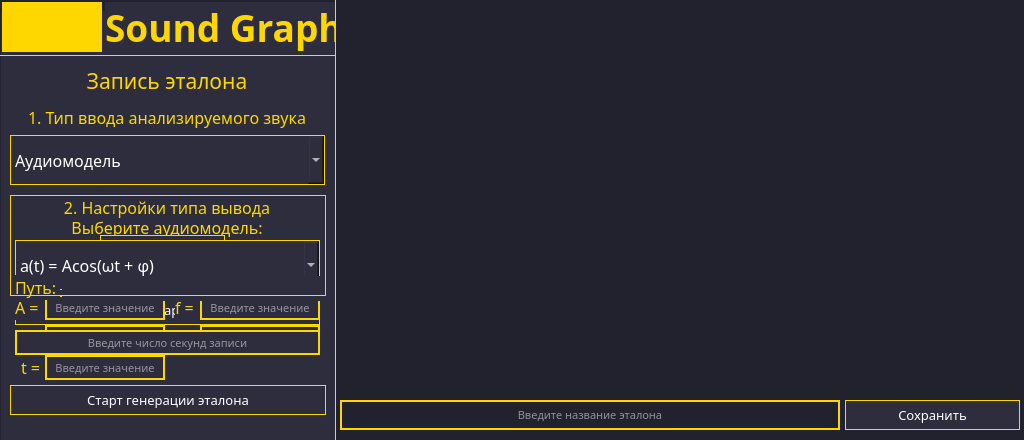
<?xml version="1.0" encoding="UTF-8"?>
<ui version="4.0">
 <class>Widget</class>
 <widget class="QWidget" name="Widget">
  <property name="enabled">
   <bool>true</bool>
  </property>
  <property name="geometry">
   <rect>
    <x>0</x>
    <y>0</y>
    <width>1024</width>
    <height>440</height>
   </rect>
  </property>
  <property name="sizePolicy">
   <sizepolicy hsizetype="Preferred" vsizetype="Preferred">
    <horstretch>0</horstretch>
    <verstretch>0</verstretch>
   </sizepolicy>
  </property>
  <property name="minimumSize">
   <size>
    <width>1024</width>
    <height>440</height>
   </size>
  </property>
  <property name="maximumSize">
   <size>
    <width>1024</width>
    <height>440</height>
   </size>
  </property>
  <property name="windowTitle">
   <string>Sound Graph</string>
  </property>
  <property name="styleSheet">
   <string notr="true">background-color: #22222E</string>
  </property>
  <widget class="QWidget" name="SG_widget" native="true">
   <property name="geometry">
    <rect>
     <x>0</x>
     <y>0</y>
     <width>336</width>
     <height>586</height>
    </rect>
   </property>
   <widget class="Line" name="line">
    <property name="geometry">
     <rect>
      <x>0</x>
      <y>55</y>
      <width>1024</width>
      <height>1</height>
     </rect>
    </property>
    <property name="autoFillBackground">
     <bool>false</bool>
    </property>
    <property name="styleSheet">
     <string notr="true">border: 2px solid #FFD700;</string>
    </property>
    <property name="orientation">
     <enum>Qt::Horizontal</enum>
    </property>
   </widget>
   <widget class="QLabel" name="icon">
    <property name="geometry">
     <rect>
      <x>2</x>
      <y>2</y>
      <width>100</width>
      <height>50</height>
     </rect>
    </property>
    <property name="styleSheet">
     <string notr="true">background-color: #FFD700</string>
    </property>
    <property name="text">
     <string/>
    </property>
    <property name="pixmap">
     <pixmap>../images/icon.png</pixmap>
    </property>
    <property name="scaledContents">
     <bool>true</bool>
    </property>
    <property name="alignment">
     <set>Qt::AlignCenter</set>
    </property>
   </widget>
   <widget class="QLabel" name="name">
    <property name="geometry">
     <rect>
      <x>105</x>
      <y>2</y>
      <width>230</width>
      <height>50</height>
     </rect>
    </property>
    <property name="font">
     <font>
      <family>Roboto Slab SemiBold</family>
      <pointsize>28</pointsize>
      <weight>75</weight>
      <bold>true</bold>
     </font>
    </property>
    <property name="styleSheet">
     <string notr="true">color: #FFD700; background-color: #2D2D3D</string>
    </property>
    <property name="text">
     <string>Sound Graph</string>
    </property>
    <property name="alignment">
     <set>Qt::AlignLeading|Qt::AlignLeft|Qt::AlignVCenter</set>
    </property>
   </widget>
   <widget class="QFrame" name="settings">
    <property name="geometry">
     <rect>
      <x>0</x>
      <y>10</y>
      <width>336</width>
      <height>576</height>
     </rect>
    </property>
    <property name="styleSheet">
     <string notr="true">background-color: #2D2D3D</string>
    </property>
    <property name="frameShape">
     <enum>QFrame::StyledPanel</enum>
    </property>
    <property name="frameShadow">
     <enum>QFrame::Raised</enum>
    </property>
    <widget class="QComboBox" name="input_type_box">
     <property name="geometry">
      <rect>
       <x>10</x>
       <y>125</y>
       <width>315</width>
       <height>50</height>
      </rect>
     </property>
     <property name="font">
      <font>
       <family>Roboto Slab</family>
       <pointsize>12</pointsize>
      </font>
     </property>
     <property name="toolTip">
      <string/>
     </property>
     <property name="layoutDirection">
      <enum>Qt::LeftToRight</enum>
     </property>
     <property name="autoFillBackground">
      <bool>false</bool>
     </property>
     <property name="styleSheet">
      <string notr="true">QComboBox {
	background-color: #2D2D3D;
	border: 1px solid #FFD700;
	color: white;
}

QComboBox QAbstractItemView {
   color: white;
   background-color: #2D2D3D;
}</string>
     </property>
     <property name="editable">
      <bool>false</bool>
     </property>
     <property name="currentText">
      <string>Аудиомодель</string>
     </property>
     <property name="currentIndex">
      <number>0</number>
     </property>
     <property name="insertPolicy">
      <enum>QComboBox::NoInsert</enum>
     </property>
     <property name="sizeAdjustPolicy">
      <enum>QComboBox::AdjustToContentsOnFirstShow</enum>
     </property>
     <item>
      <property name="text">
       <string>Аудиомодель</string>
      </property>
     </item>
     <item>
      <property name="text">
       <string>Звуки устройства</string>
      </property>
     </item>
     <item>
      <property name="text">
       <string>Файл</string>
      </property>
     </item>
     <item>
      <property name="text">
       <string>SDR</string>
      </property>
     </item>
    </widget>
    <widget class="QLabel" name="settings_label">
     <property name="geometry">
      <rect>
       <x>2</x>
       <y>58</y>
       <width>330</width>
       <height>25</height>
      </rect>
     </property>
     <property name="font">
      <font>
       <family>Roboto Slab</family>
       <pointsize>16</pointsize>
      </font>
     </property>
     <property name="styleSheet">
      <string notr="true">color: #FFD700; background-color: #2D2D3D</string>
     </property>
     <property name="text">
      <string>Запись эталона</string>
     </property>
     <property name="alignment">
      <set>Qt::AlignCenter</set>
     </property>
    </widget>
    <widget class="QLabel" name="input_type_label">
     <property name="geometry">
      <rect>
       <x>2</x>
       <y>95</y>
       <width>330</width>
       <height>25</height>
      </rect>
     </property>
     <property name="font">
      <font>
       <family>Roboto Slab</family>
       <pointsize>12</pointsize>
      </font>
     </property>
     <property name="styleSheet">
      <string notr="true">color: #FFD700; background-color: #2D2D3D</string>
     </property>
     <property name="text">
      <string>1. Тип ввода анализируемого звука</string>
     </property>
     <property name="alignment">
      <set>Qt::AlignCenter</set>
     </property>
    </widget>
    <widget class="QLabel" name="sopt_label">
     <property name="geometry">
      <rect>
       <x>2</x>
       <y>185</y>
       <width>330</width>
       <height>25</height>
      </rect>
     </property>
     <property name="font">
      <font>
       <family>Roboto Slab</family>
       <pointsize>12</pointsize>
      </font>
     </property>
     <property name="styleSheet">
      <string notr="true">color: #FFD700; background-color: #2D2D3D</string>
     </property>
     <property name="text">
      <string>2. Настройки типа вывода</string>
     </property>
     <property name="alignment">
      <set>Qt::AlignCenter</set>
     </property>
    </widget>
    <widget class="QPushButton" name="path_btn">
     <property name="enabled">
      <bool>true</bool>
     </property>
     <property name="geometry">
      <rect>
       <x>100</x>
       <y>225</y>
       <width>125</width>
       <height>30</height>
      </rect>
     </property>
     <property name="font">
      <font>
       <family>Roboto Slab</family>
       <pointsize>10</pointsize>
      </font>
     </property>
     <property name="styleSheet">
      <string notr="true">QPushButton {
	background-color: #2D2D3D;
	border: 1px solid #FFD700;
	color: white;
}

QPushButton:hover {
	background-color: #B59900;
}

 QPushButton:!hover {
	background-color: #2D2D3D;
}

QPushButton:pressed {
	background-color: #FFD700;
}
</string>
     </property>
     <property name="text">
      <string>Выбрать файл</string>
     </property>
    </widget>
    <widget class="QLabel" name="path_label">
     <property name="geometry">
      <rect>
       <x>15</x>
       <y>265</y>
       <width>45</width>
       <height>25</height>
      </rect>
     </property>
     <property name="font">
      <font>
       <family>Roboto Slab</family>
       <pointsize>12</pointsize>
      </font>
     </property>
     <property name="styleSheet">
      <string notr="true">color: #FFD700; background-color: #2D2D3D</string>
     </property>
     <property name="text">
      <string>Путь:</string>
     </property>
     <property name="alignment">
      <set>Qt::AlignLeading|Qt::AlignLeft|Qt::AlignVCenter</set>
     </property>
    </widget>
    <widget class="QLabel" name="path_sound_label">
     <property name="geometry">
      <rect>
       <x>62</x>
       <y>266</y>
       <width>261</width>
       <height>25</height>
      </rect>
     </property>
     <property name="font">
      <font>
       <underline>true</underline>
      </font>
     </property>
     <property name="styleSheet">
      <string notr="true">color: #FFD700; background-color: #2D2D3D;  text-decoration: underline;</string>
     </property>
     <property name="text">
      <string/>
     </property>
     <property name="alignment">
      <set>Qt::AlignLeading|Qt::AlignLeft|Qt::AlignVCenter</set>
     </property>
    </widget>
    <widget class="QLabel" name="rec_type_label">
     <property name="geometry">
      <rect>
       <x>2</x>
       <y>205</y>
       <width>330</width>
       <height>25</height>
      </rect>
     </property>
     <property name="font">
      <font>
       <family>Roboto Slab</family>
       <pointsize>12</pointsize>
      </font>
     </property>
     <property name="styleSheet">
      <string notr="true">color: #FFD700; background-color: #2D2D3D</string>
     </property>
     <property name="text">
      <string>Выберите аудиомодель:</string>
     </property>
     <property name="alignment">
      <set>Qt::AlignCenter</set>
     </property>
    </widget>
    <widget class="QComboBox" name="rec_type_box">
     <property name="geometry">
      <rect>
       <x>15</x>
       <y>230</y>
       <width>305</width>
       <height>50</height>
      </rect>
     </property>
     <property name="font">
      <font>
       <family>Roboto Slab</family>
       <pointsize>12</pointsize>
      </font>
     </property>
     <property name="toolTip">
      <string/>
     </property>
     <property name="layoutDirection">
      <enum>Qt::LeftToRight</enum>
     </property>
     <property name="autoFillBackground">
      <bool>false</bool>
     </property>
     <property name="styleSheet">
      <string notr="true">background-color: #2D2D3D;
border: 1px solid #FFD700;
color: white;
</string>
     </property>
     <property name="editable">
      <bool>false</bool>
     </property>
     <property name="currentText">
      <string/>
     </property>
     <property name="currentIndex">
      <number>-1</number>
     </property>
    </widget>
    <widget class="QPushButton" name="start_btn">
     <property name="enabled">
      <bool>true</bool>
     </property>
     <property name="geometry">
      <rect>
       <x>15</x>
       <y>285</y>
       <width>305</width>
       <height>30</height>
      </rect>
     </property>
     <property name="font">
      <font>
       <family>Roboto Slab</family>
       <pointsize>10</pointsize>
      </font>
     </property>
     <property name="styleSheet">
      <string notr="true">QPushButton {
	background-color: #2D2D3D;
	border: 1px solid #FFD700;
	color: white;
}

QPushButton:hover {
	background-color: #B59900;
}

 QPushButton:!hover {
	background-color: #2D2D3D;
}

QPushButton:pressed {
	background-color: #FFD700;
}
</string>
     </property>
     <property name="text">
      <string>Старт</string>
     </property>
    </widget>
    <widget class="QPushButton" name="graphics_btn">
     <property name="enabled">
      <bool>true</bool>
     </property>
     <property name="geometry">
      <rect>
       <x>10</x>
       <y>375</y>
       <width>316</width>
       <height>30</height>
      </rect>
     </property>
     <property name="font">
      <font>
       <family>Roboto Slab</family>
       <pointsize>10</pointsize>
      </font>
     </property>
     <property name="styleSheet">
      <string notr="true">QPushButton {
	background-color: #2D2D3D;
	border: 1px solid #FFD700;
	color: white;
}

QPushButton:hover {
	background-color: #B59900;
}

 QPushButton:!hover {
	background-color: #2D2D3D;
}

QPushButton:pressed {
	background-color: #FFD700;
}
</string>
     </property>
     <property name="text">
      <string>Старт генерации эталона</string>
     </property>
    </widget>
    <widget class="QComboBox" name="model_type_box">
     <property name="geometry">
      <rect>
       <x>15</x>
       <y>230</y>
       <width>305</width>
       <height>50</height>
      </rect>
     </property>
     <property name="font">
      <font>
       <family>Roboto Slab</family>
       <pointsize>12</pointsize>
      </font>
     </property>
     <property name="toolTip">
      <string/>
     </property>
     <property name="layoutDirection">
      <enum>Qt::LeftToRight</enum>
     </property>
     <property name="autoFillBackground">
      <bool>false</bool>
     </property>
     <property name="styleSheet">
      <string notr="true">background-color: #2D2D3D;
border: 1px solid #FFD700;
color: white;
</string>
     </property>
     <property name="editable">
      <bool>false</bool>
     </property>
     <property name="currentText">
      <string>a(t) = Acos(ωt + φ)</string>
     </property>
     <property name="currentIndex">
      <number>0</number>
     </property>
     <item>
      <property name="text">
       <string>a(t) = Acos(ωt + φ)</string>
      </property>
     </item>
    </widget>
    <widget class="QLabel" name="reg_label_1">
     <property name="geometry">
      <rect>
       <x>15</x>
       <y>285</y>
       <width>50</width>
       <height>25</height>
      </rect>
     </property>
     <property name="font">
      <font>
       <family>Roboto Slab</family>
       <pointsize>12</pointsize>
      </font>
     </property>
     <property name="styleSheet">
      <string notr="true">color: #FFD700; background-color: #2D2D3D</string>
     </property>
     <property name="text">
      <string>A = </string>
     </property>
     <property name="alignment">
      <set>Qt::AlignLeading|Qt::AlignLeft|Qt::AlignVCenter</set>
     </property>
    </widget>
    <widget class="QLineEdit" name="reg_1">
     <property name="geometry">
      <rect>
       <x>45</x>
       <y>285</y>
       <width>120</width>
       <height>25</height>
      </rect>
     </property>
     <property name="font">
      <font>
       <family>Roboto Slab Medium</family>
       <pointsize>8</pointsize>
      </font>
     </property>
     <property name="styleSheet">
      <string notr="true">border: 2px solid #FFD700;
color: white</string>
     </property>
     <property name="alignment">
      <set>Qt::AlignCenter</set>
     </property>
     <property name="placeholderText">
      <string>Введите значение</string>
     </property>
    </widget>
    <widget class="QLineEdit" name="reg_4">
     <property name="geometry">
      <rect>
       <x>45</x>
       <y>315</y>
       <width>120</width>
       <height>25</height>
      </rect>
     </property>
     <property name="font">
      <font>
       <family>Roboto Slab Medium</family>
       <pointsize>8</pointsize>
      </font>
     </property>
     <property name="styleSheet">
      <string notr="true">border: 2px solid #FFD700;
color: white</string>
     </property>
     <property name="alignment">
      <set>Qt::AlignCenter</set>
     </property>
     <property name="placeholderText">
      <string>Введите значение</string>
     </property>
    </widget>
    <widget class="QLabel" name="reg_label_4">
     <property name="geometry">
      <rect>
       <x>15</x>
       <y>315</y>
       <width>50</width>
       <height>25</height>
      </rect>
     </property>
     <property name="font">
      <font>
       <family>Roboto Slab</family>
       <pointsize>12</pointsize>
      </font>
     </property>
     <property name="styleSheet">
      <string notr="true">color: #FFD700; background-color: #2D2D3D</string>
     </property>
     <property name="text">
      <string>ω = </string>
     </property>
     <property name="alignment">
      <set>Qt::AlignLeading|Qt::AlignLeft|Qt::AlignVCenter</set>
     </property>
    </widget>
    <widget class="QLineEdit" name="reg_5">
     <property name="geometry">
      <rect>
       <x>45</x>
       <y>345</y>
       <width>120</width>
       <height>25</height>
      </rect>
     </property>
     <property name="font">
      <font>
       <family>Roboto Slab Medium</family>
       <pointsize>8</pointsize>
      </font>
     </property>
     <property name="styleSheet">
      <string notr="true">border: 2px solid #FFD700;
color: white</string>
     </property>
     <property name="alignment">
      <set>Qt::AlignCenter</set>
     </property>
     <property name="placeholderText">
      <string>Введите значение</string>
     </property>
    </widget>
    <widget class="QLabel" name="reg_label_5">
     <property name="geometry">
      <rect>
       <x>21</x>
       <y>345</y>
       <width>50</width>
       <height>25</height>
      </rect>
     </property>
     <property name="font">
      <font>
       <family>Roboto Slab</family>
       <pointsize>12</pointsize>
      </font>
     </property>
     <property name="styleSheet">
      <string notr="true">color: #FFD700; background-color: #2D2D3D</string>
     </property>
     <property name="text">
      <string>t = </string>
     </property>
     <property name="alignment">
      <set>Qt::AlignLeading|Qt::AlignLeft|Qt::AlignVCenter</set>
     </property>
    </widget>
    <widget class="QLineEdit" name="reg_2">
     <property name="geometry">
      <rect>
       <x>200</x>
       <y>285</y>
       <width>120</width>
       <height>25</height>
      </rect>
     </property>
     <property name="font">
      <font>
       <family>Roboto Slab Medium</family>
       <pointsize>8</pointsize>
      </font>
     </property>
     <property name="styleSheet">
      <string notr="true">border: 2px solid #FFD700;
color: white</string>
     </property>
     <property name="alignment">
      <set>Qt::AlignCenter</set>
     </property>
     <property name="placeholderText">
      <string>Введите значение</string>
     </property>
    </widget>
    <widget class="QLabel" name="reg_label_2">
     <property name="geometry">
      <rect>
       <x>175</x>
       <y>285</y>
       <width>50</width>
       <height>25</height>
      </rect>
     </property>
     <property name="font">
      <font>
       <family>Roboto Slab</family>
       <pointsize>12</pointsize>
      </font>
     </property>
     <property name="styleSheet">
      <string notr="true">color: #FFD700; background-color: #2D2D3D</string>
     </property>
     <property name="text">
      <string>f = </string>
     </property>
     <property name="alignment">
      <set>Qt::AlignLeading|Qt::AlignLeft|Qt::AlignVCenter</set>
     </property>
    </widget>
    <widget class="QLineEdit" name="reg_3">
     <property name="geometry">
      <rect>
       <x>200</x>
       <y>315</y>
       <width>120</width>
       <height>25</height>
      </rect>
     </property>
     <property name="font">
      <font>
       <family>Roboto Slab Medium</family>
       <pointsize>8</pointsize>
      </font>
     </property>
     <property name="styleSheet">
      <string notr="true">border: 2px solid #FFD700;
color: white</string>
     </property>
     <property name="alignment">
      <set>Qt::AlignCenter</set>
     </property>
     <property name="placeholderText">
      <string>Введите значение</string>
     </property>
    </widget>
    <widget class="QLabel" name="reg_label_3">
     <property name="geometry">
      <rect>
       <x>170</x>
       <y>315</y>
       <width>50</width>
       <height>25</height>
      </rect>
     </property>
     <property name="font">
      <font>
       <family>Roboto Slab</family>
       <pointsize>12</pointsize>
      </font>
     </property>
     <property name="styleSheet">
      <string notr="true">color: #FFD700; background-color: #2D2D3D</string>
     </property>
     <property name="text">
      <string>φ = </string>
     </property>
     <property name="alignment">
      <set>Qt::AlignLeading|Qt::AlignLeft|Qt::AlignVCenter</set>
     </property>
    </widget>
    <widget class="QLineEdit" name="reg_seconds">
     <property name="geometry">
      <rect>
       <x>15</x>
       <y>320</y>
       <width>305</width>
       <height>25</height>
      </rect>
     </property>
     <property name="font">
      <font>
       <family>Roboto Slab Medium</family>
       <pointsize>8</pointsize>
      </font>
     </property>
     <property name="styleSheet">
      <string notr="true">border: 2px solid #FFD700;
color: white</string>
     </property>
     <property name="alignment">
      <set>Qt::AlignCenter</set>
     </property>
     <property name="placeholderText">
      <string>Введите число секунд записи</string>
     </property>
    </widget>
    <zorder>rec_type_label</zorder>
    <zorder>reg_label_5</zorder>
    <zorder>reg_label_4</zorder>
    <zorder>input_type_box</zorder>
    <zorder>settings_label</zorder>
    <zorder>input_type_label</zorder>
    <zorder>sopt_label</zorder>
    <zorder>path_btn</zorder>
    <zorder>rec_type_box</zorder>
    <zorder>start_btn</zorder>
    <zorder>graphics_btn</zorder>
    <zorder>model_type_box</zorder>
    <zorder>reg_label_1</zorder>
    <zorder>reg_1</zorder>
    <zorder>reg_4</zorder>
    <zorder>reg_5</zorder>
    <zorder>reg_label_2</zorder>
    <zorder>reg_2</zorder>
    <zorder>reg_label_3</zorder>
    <zorder>reg_3</zorder>
    <zorder>reg_seconds</zorder>
    <zorder>path_label</zorder>
    <zorder>path_sound_label</zorder>
   </widget>
   <widget class="Line" name="line_3">
    <property name="geometry">
     <rect>
      <x>10</x>
      <y>195</y>
      <width>315</width>
      <height>1</height>
     </rect>
    </property>
    <property name="autoFillBackground">
     <bool>false</bool>
    </property>
    <property name="styleSheet">
     <string notr="true">border: 1px solid #FFD700;</string>
    </property>
    <property name="orientation">
     <enum>Qt::Horizontal</enum>
    </property>
   </widget>
   <widget class="Line" name="line_4">
    <property name="geometry">
     <rect>
      <x>10</x>
      <y>195</y>
      <width>1</width>
      <height>100</height>
     </rect>
    </property>
    <property name="autoFillBackground">
     <bool>false</bool>
    </property>
    <property name="styleSheet">
     <string notr="true">border: 1px solid #FFD700;</string>
    </property>
    <property name="orientation">
     <enum>Qt::Vertical</enum>
    </property>
   </widget>
   <widget class="Line" name="line_5">
    <property name="geometry">
     <rect>
      <x>325</x>
      <y>195</y>
      <width>1</width>
      <height>100</height>
     </rect>
    </property>
    <property name="autoFillBackground">
     <bool>false</bool>
    </property>
    <property name="styleSheet">
     <string notr="true">border: 1px solid #FFD700;</string>
    </property>
    <property name="orientation">
     <enum>Qt::Vertical</enum>
    </property>
   </widget>
   <widget class="Line" name="line_6">
    <property name="geometry">
     <rect>
      <x>10</x>
      <y>295</y>
      <width>316</width>
      <height>1</height>
     </rect>
    </property>
    <property name="autoFillBackground">
     <bool>false</bool>
    </property>
    <property name="styleSheet">
     <string notr="true">border: 1px solid #FFD700;</string>
    </property>
    <property name="orientation">
     <enum>Qt::Horizontal</enum>
    </property>
   </widget>
   <widget class="Line" name="line_2">
    <property name="geometry">
     <rect>
      <x>335</x>
      <y>0</y>
      <width>1</width>
      <height>560</height>
     </rect>
    </property>
    <property name="autoFillBackground">
     <bool>false</bool>
    </property>
    <property name="styleSheet">
     <string notr="true">border: 1px solid #FFD700;</string>
    </property>
    <property name="orientation">
     <enum>Qt::Vertical</enum>
    </property>
   </widget>
   <zorder>settings</zorder>
   <zorder>icon</zorder>
   <zorder>name</zorder>
   <zorder>line_3</zorder>
   <zorder>line_4</zorder>
   <zorder>line_5</zorder>
   <zorder>line_6</zorder>
   <zorder>line_2</zorder>
   <zorder>line</zorder>
  </widget>
  <widget class="QLabel" name="waveform_gph">
   <property name="geometry">
    <rect>
     <x>340</x>
     <y>5</y>
     <width>680</width>
     <height>190</height>
    </rect>
   </property>
   <property name="text">
    <string/>
   </property>
   <property name="scaledContents">
    <bool>true</bool>
   </property>
  </widget>
  <widget class="QLabel" name="specturm_gph">
   <property name="geometry">
    <rect>
     <x>340</x>
     <y>205</y>
     <width>680</width>
     <height>190</height>
    </rect>
   </property>
   <property name="text">
    <string/>
   </property>
   <property name="scaledContents">
    <bool>true</bool>
   </property>
  </widget>
  <widget class="QLineEdit" name="reg_name">
   <property name="geometry">
    <rect>
     <x>340</x>
     <y>400</y>
     <width>500</width>
     <height>30</height>
    </rect>
   </property>
   <property name="font">
    <font>
     <family>Roboto Slab Medium</family>
     <pointsize>8</pointsize>
    </font>
   </property>
   <property name="styleSheet">
    <string notr="true">border: 2px solid #FFD700;
color: white</string>
   </property>
   <property name="alignment">
    <set>Qt::AlignCenter</set>
   </property>
   <property name="placeholderText">
    <string>Введите название эталона</string>
   </property>
  </widget>
  <widget class="QPushButton" name="save_btn">
   <property name="enabled">
    <bool>true</bool>
   </property>
   <property name="geometry">
    <rect>
     <x>845</x>
     <y>400</y>
     <width>175</width>
     <height>30</height>
    </rect>
   </property>
   <property name="font">
    <font>
     <family>Roboto Slab</family>
     <pointsize>10</pointsize>
    </font>
   </property>
   <property name="styleSheet">
    <string notr="true">QPushButton {
	background-color: #2D2D3D;
	border: 1px solid #FFD700;
	color: white;
}

QPushButton:hover {
	background-color: #B59900;
}

 QPushButton:!hover {
	background-color: #2D2D3D;
}

QPushButton:pressed {
	background-color: #FFD700;
}
</string>
   </property>
   <property name="text">
    <string>Сохранить</string>
   </property>
  </widget>
 </widget>
 <resources/>
 <connections/>
</ui>
